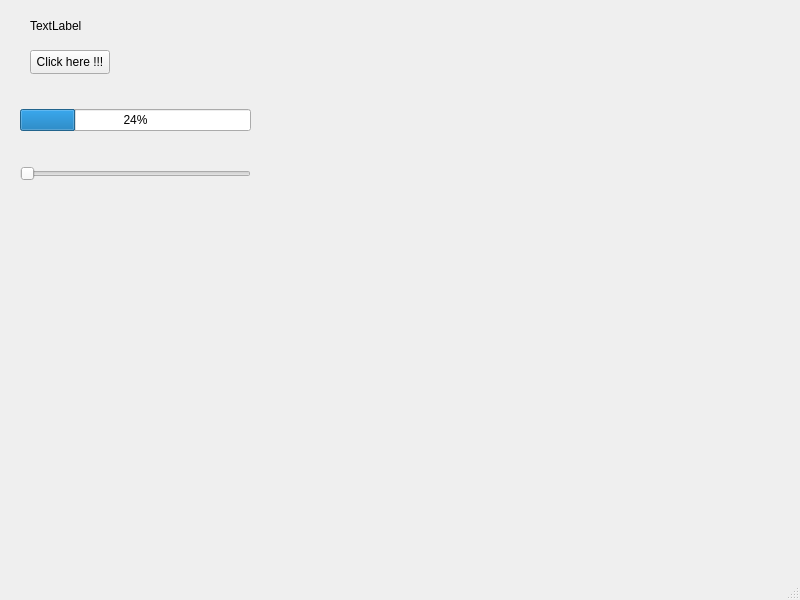
<?xml version="1.0" encoding="UTF-8"?>
<ui version="4.0">
 <class>MainWindow</class>
 <widget class="QMainWindow" name="MainWindow">
  <property name="geometry">
   <rect>
    <x>0</x>
    <y>0</y>
    <width>800</width>
    <height>600</height>
   </rect>
  </property>
  <property name="windowTitle">
   <string>MainWindow</string>
  </property>
  <widget class="QWidget" name="centralwidget">
   <widget class="QPushButton" name="pushButton">
    <property name="geometry">
     <rect>
      <x>30</x>
      <y>50</y>
      <width>80</width>
      <height>24</height>
     </rect>
    </property>
    <property name="text">
     <string>Click here !!!</string>
    </property>
   </widget>
   <widget class="QLabel" name="label">
    <property name="geometry">
     <rect>
      <x>30</x>
      <y>10</y>
      <width>111</width>
      <height>31</height>
     </rect>
    </property>
    <property name="text">
     <string>TextLabel</string>
    </property>
   </widget>
   <widget class="QWidget" name="">
    <property name="geometry">
     <rect>
      <x>20</x>
      <y>80</y>
      <width>231</width>
      <height>131</height>
     </rect>
    </property>
    <layout class="QVBoxLayout" name="verticalLayout_2">
     <item>
      <widget class="QProgressBar" name="progressBar">
       <property name="value">
        <number>24</number>
       </property>
      </widget>
     </item>
     <item>
      <widget class="QSlider" name="horizontalSlider">
       <property name="orientation">
        <enum>Qt::Horizontal</enum>
       </property>
      </widget>
     </item>
    </layout>
   </widget>
  </widget>
  <widget class="QMenuBar" name="menubar">
   <property name="geometry">
    <rect>
     <x>0</x>
     <y>0</y>
     <width>800</width>
     <height>21</height>
    </rect>
   </property>
  </widget>
  <widget class="QStatusBar" name="statusbar"/>
 </widget>
 <resources/>
 <connections/>
</ui>
